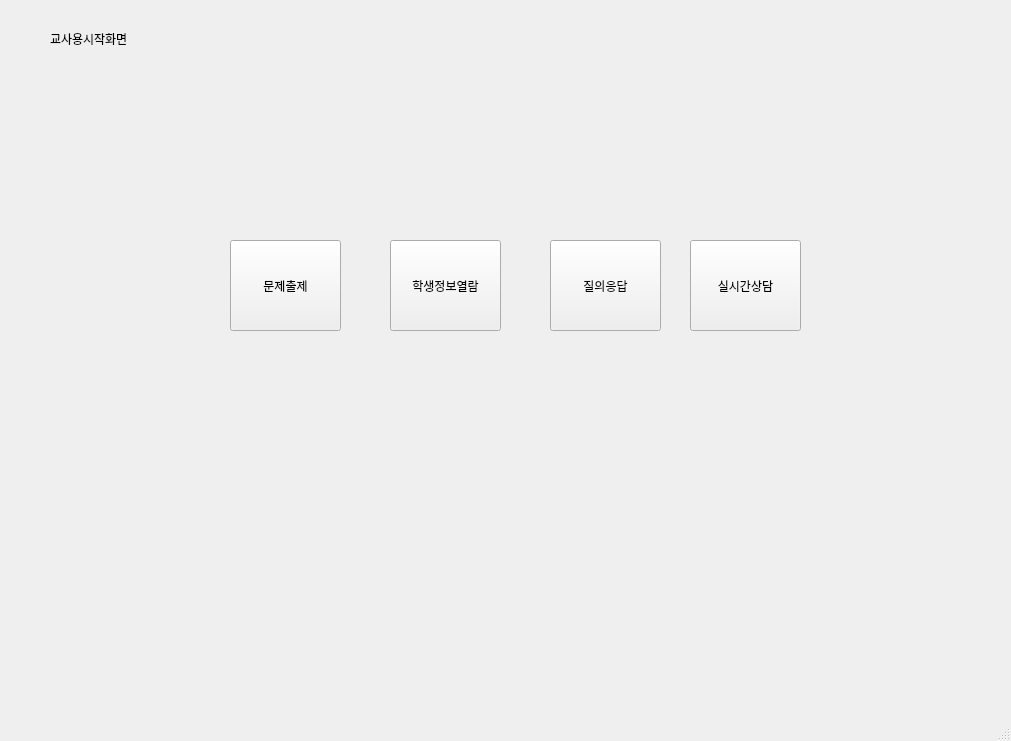
<?xml version="1.0" encoding="UTF-8"?>
<ui version="4.0">
 <class>MainWindow</class>
 <widget class="QMainWindow" name="MainWindow">
  <property name="geometry">
   <rect>
    <x>0</x>
    <y>0</y>
    <width>1011</width>
    <height>741</height>
   </rect>
  </property>
  <property name="windowTitle">
   <string>MainWindow</string>
  </property>
  <widget class="QWidget" name="centralwidget">
   <widget class="QStackedWidget" name="stackedWidget">
    <property name="geometry">
     <rect>
      <x>30</x>
      <y>20</y>
      <width>941</width>
      <height>641</height>
     </rect>
    </property>
    <property name="currentIndex">
     <number>0</number>
    </property>
    <widget class="QWidget" name="start_page">
     <widget class="QLabel" name="start_page_label">
      <property name="geometry">
       <rect>
        <x>20</x>
        <y>10</y>
        <width>101</width>
        <height>17</height>
       </rect>
      </property>
      <property name="text">
       <string>교사용시작화면</string>
      </property>
     </widget>
     <widget class="QPushButton" name="q_upload_btn">
      <property name="geometry">
       <rect>
        <x>200</x>
        <y>220</y>
        <width>111</width>
        <height>91</height>
       </rect>
      </property>
      <property name="text">
       <string>문제출제</string>
      </property>
     </widget>
     <widget class="QPushButton" name="s_info_btn">
      <property name="geometry">
       <rect>
        <x>360</x>
        <y>220</y>
        <width>111</width>
        <height>91</height>
       </rect>
      </property>
      <property name="text">
       <string>학생정보열람</string>
      </property>
     </widget>
     <widget class="QPushButton" name="qna_btn">
      <property name="geometry">
       <rect>
        <x>520</x>
        <y>220</y>
        <width>111</width>
        <height>91</height>
       </rect>
      </property>
      <property name="text">
       <string>질의응답</string>
      </property>
     </widget>
     <widget class="QPushButton" name="chat_btn">
      <property name="geometry">
       <rect>
        <x>660</x>
        <y>220</y>
        <width>111</width>
        <height>91</height>
       </rect>
      </property>
      <property name="text">
       <string>실시간상담</string>
      </property>
     </widget>
    </widget>
    <widget class="QWidget" name="q_upload_page">
     <widget class="QLabel" name="q_upload_label">
      <property name="geometry">
       <rect>
        <x>10</x>
        <y>10</y>
        <width>91</width>
        <height>17</height>
       </rect>
      </property>
      <property name="text">
       <string>문제출제화면</string>
      </property>
     </widget>
     <widget class="QPushButton" name="upload_back_btn">
      <property name="geometry">
       <rect>
        <x>800</x>
        <y>590</y>
        <width>101</width>
        <height>41</height>
       </rect>
      </property>
      <property name="text">
       <string>뒤로가기</string>
      </property>
     </widget>
     <widget class="QListWidget" name="q_list">
      <property name="geometry">
       <rect>
        <x>20</x>
        <y>60</y>
        <width>681</width>
        <height>451</height>
       </rect>
      </property>
     </widget>
     <widget class="QLineEdit" name="q_upload">
      <property name="geometry">
       <rect>
        <x>120</x>
        <y>520</y>
        <width>261</width>
        <height>41</height>
       </rect>
      </property>
      <property name="text">
       <string/>
      </property>
     </widget>
     <widget class="QPushButton" name="q_list_check">
      <property name="geometry">
       <rect>
        <x>680</x>
        <y>590</y>
        <width>91</width>
        <height>41</height>
       </rect>
      </property>
      <property name="text">
       <string>PushButton</string>
      </property>
     </widget>
     <widget class="QPushButton" name="q_send_btn">
      <property name="geometry">
       <rect>
        <x>550</x>
        <y>590</y>
        <width>91</width>
        <height>41</height>
       </rect>
      </property>
      <property name="text">
       <string>PushButton</string>
      </property>
     </widget>
     <widget class="QLineEdit" name="a_upload">
      <property name="geometry">
       <rect>
        <x>120</x>
        <y>570</y>
        <width>261</width>
        <height>41</height>
       </rect>
      </property>
     </widget>
     <widget class="QLabel" name="q_up_label">
      <property name="geometry">
       <rect>
        <x>30</x>
        <y>530</y>
        <width>67</width>
        <height>17</height>
       </rect>
      </property>
      <property name="text">
       <string>TextLabel</string>
      </property>
     </widget>
     <widget class="QLabel" name="a_up_label">
      <property name="geometry">
       <rect>
        <x>30</x>
        <y>580</y>
        <width>67</width>
        <height>17</height>
       </rect>
      </property>
      <property name="text">
       <string>TextLabel</string>
      </property>
     </widget>
    </widget>
    <widget class="QWidget" name="s_info_page">
     <widget class="QLabel" name="s_info_label">
      <property name="geometry">
       <rect>
        <x>10</x>
        <y>10</y>
        <width>91</width>
        <height>17</height>
       </rect>
      </property>
      <property name="text">
       <string>학생정보열람</string>
      </property>
     </widget>
     <widget class="QTextBrowser" name="s_info_browser">
      <property name="geometry">
       <rect>
        <x>30</x>
        <y>70</y>
        <width>681</width>
        <height>441</height>
       </rect>
      </property>
     </widget>
     <widget class="QPushButton" name="info_back_btn">
      <property name="geometry">
       <rect>
        <x>800</x>
        <y>590</y>
        <width>101</width>
        <height>41</height>
       </rect>
      </property>
      <property name="text">
       <string>뒤로가기</string>
      </property>
     </widget>
     <widget class="QLineEdit" name="s_info_inputname">
      <property name="geometry">
       <rect>
        <x>30</x>
        <y>530</y>
        <width>681</width>
        <height>41</height>
       </rect>
      </property>
     </widget>
    </widget>
    <widget class="QWidget" name="qna_page">
     <widget class="QLabel" name="qna_label">
      <property name="geometry">
       <rect>
        <x>10</x>
        <y>10</y>
        <width>91</width>
        <height>21</height>
       </rect>
      </property>
      <property name="text">
       <string>Q&amp;A 게시판</string>
      </property>
     </widget>
     <widget class="QTableWidget" name="qna_list">
      <property name="geometry">
       <rect>
        <x>20</x>
        <y>50</y>
        <width>884</width>
        <height>531</height>
       </rect>
      </property>
      <property name="minimumSize">
       <size>
        <width>884</width>
        <height>531</height>
       </size>
      </property>
      <property name="maximumSize">
       <size>
        <width>884</width>
        <height>16777215</height>
       </size>
      </property>
      <row>
       <property name="text">
        <string>1</string>
       </property>
      </row>
      <row>
       <property name="text">
        <string>2</string>
       </property>
      </row>
      <row>
       <property name="text">
        <string>3</string>
       </property>
      </row>
      <row>
       <property name="text">
        <string>4</string>
       </property>
      </row>
      <row>
       <property name="text">
        <string>5</string>
       </property>
      </row>
      <row>
       <property name="text">
        <string>6</string>
       </property>
      </row>
      <row>
       <property name="text">
        <string>7</string>
       </property>
      </row>
      <row>
       <property name="text">
        <string>8</string>
       </property>
      </row>
      <row>
       <property name="text">
        <string>9</string>
       </property>
      </row>
      <row>
       <property name="text">
        <string>10</string>
       </property>
      </row>
      <column>
       <property name="text">
        <string>학생 이름</string>
       </property>
      </column>
      <column>
       <property name="text">
        <string>질문 내용</string>
       </property>
      </column>
      <column>
       <property name="text">
        <string>답변</string>
       </property>
      </column>
     </widget>
     <widget class="QPushButton" name="qna_back_btn">
      <property name="geometry">
       <rect>
        <x>800</x>
        <y>590</y>
        <width>101</width>
        <height>41</height>
       </rect>
      </property>
      <property name="text">
       <string>뒤로가기</string>
      </property>
     </widget>
     <widget class="QPushButton" name="qna_check">
      <property name="geometry">
       <rect>
        <x>670</x>
        <y>590</y>
        <width>91</width>
        <height>41</height>
       </rect>
      </property>
      <property name="text">
       <string>PushButton</string>
      </property>
     </widget>
    </widget>
    <widget class="QWidget" name="chat_page">
     <widget class="QLabel" name="chat_label">
      <property name="geometry">
       <rect>
        <x>10</x>
        <y>10</y>
        <width>71</width>
        <height>17</height>
       </rect>
      </property>
      <property name="text">
       <string>실시간상담</string>
      </property>
     </widget>
     <widget class="QTextBrowser" name="chat_window">
      <property name="geometry">
       <rect>
        <x>30</x>
        <y>60</y>
        <width>671</width>
        <height>441</height>
       </rect>
      </property>
     </widget>
     <widget class="QPushButton" name="chat_back_btn">
      <property name="geometry">
       <rect>
        <x>800</x>
        <y>590</y>
        <width>101</width>
        <height>41</height>
       </rect>
      </property>
      <property name="text">
       <string>뒤로가기</string>
      </property>
     </widget>
     <widget class="QLineEdit" name="chat_input">
      <property name="geometry">
       <rect>
        <x>30</x>
        <y>520</y>
        <width>671</width>
        <height>41</height>
       </rect>
      </property>
     </widget>
    </widget>
   </widget>
  </widget>
  <widget class="QMenuBar" name="menubar">
   <property name="geometry">
    <rect>
     <x>0</x>
     <y>0</y>
     <width>1011</width>
     <height>28</height>
    </rect>
   </property>
  </widget>
  <widget class="QStatusBar" name="statusbar"/>
 </widget>
 <resources/>
 <connections/>
</ui>
